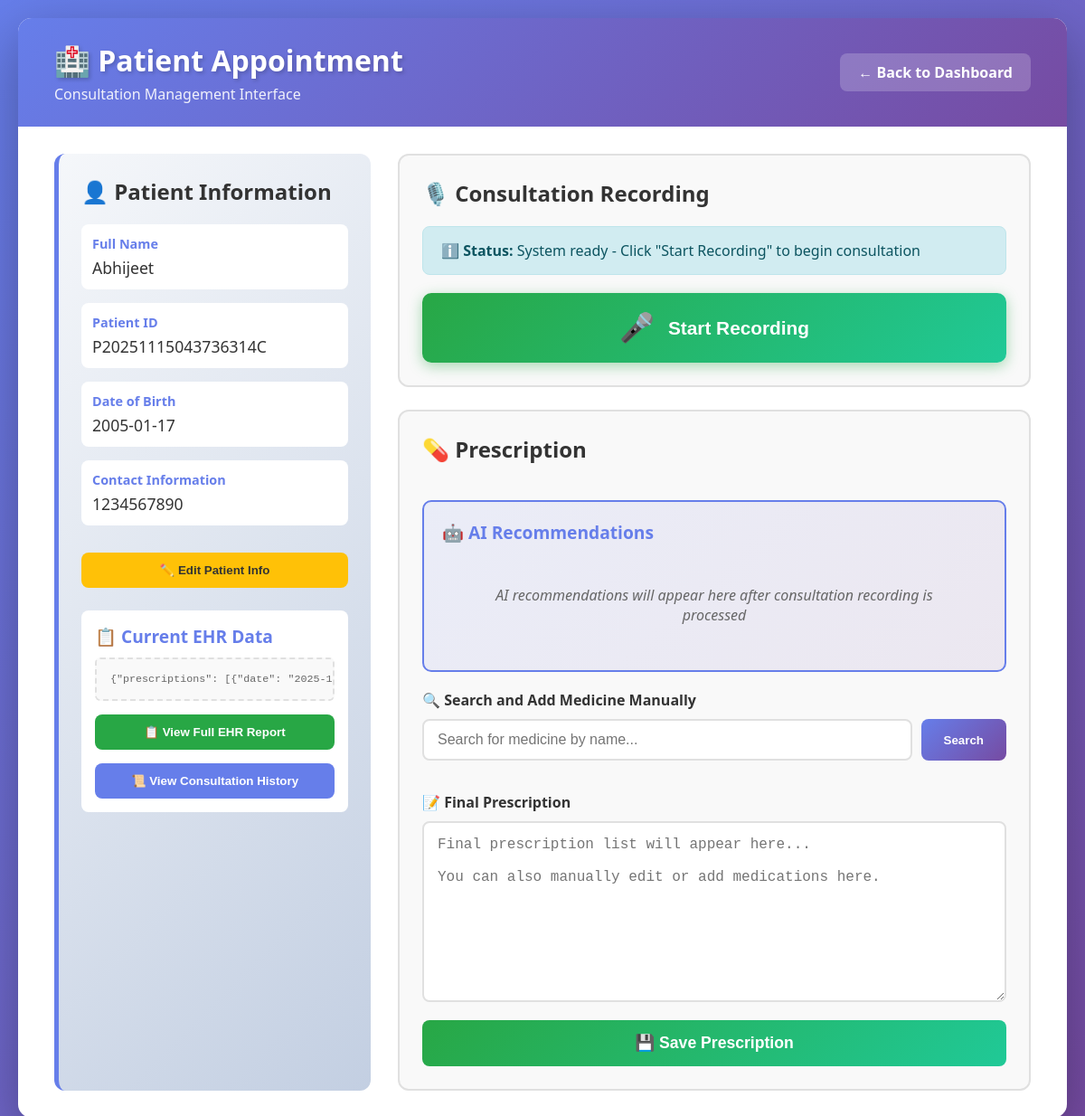
/appointment/P20251115043736314C, run on the app's committed database.
### tables this page shows
CREATE TABLE patients (
                    patient_id TEXT PRIMARY KEY,
                    full_name TEXT NOT NULL,
                    date_of_birth TEXT,
                    contact_info TEXT,
                    ehr_data TEXT NOT NULL DEFAULT '{}'
                , gender TEXT, insurance_info TEXT);

### app.py (the view)
@app.route('/appointment/<patient_id>')
def appointment(patient_id):
    logger.info(f"Loading appointment screen for patient: {patient_id}")
    patient = get_db().get_patient(patient_id)
    if not patient:
        logger.warning(f"Patient not found: {patient_id}")
        flash(f'Patient with ID {patient_id} not found.', 'error')
        return redirect(url_for('dashboard'))
    logger.info(f"Loaded appointment for: {patient['full_name']} (ID: {patient_id})")
    return render_template('appointment.html', patient=patient)

### app.py (called while the page is built)
def get_db():
    return MedicineDatabase('pharmacy.db')

### modules/database_module.py (called while the page is built)
    def _create_tables(self):
        try:
            cursor = self.connection.cursor()
            cursor.execute('''
                CREATE TABLE IF NOT EXISTS medicines (
                    id INTEGER PRIMARY KEY AUTOINCREMENT,
                    name TEXT UNIQUE NOT NULL,
                    description TEXT,
                    stock_level INTEGER NOT NULL DEFAULT 0,
                    prescription_frequency INTEGER NOT NULL DEFAULT 0
                )
            ''')
            self.connection.commit()
            logger.info("✓ Medicines table ready")
        except sqlite3.Error as e:
            logger.error(f"Error creating tables: {e}")
            raise

    def _create_patients_table(self):
        try:
            cursor = self.connection.cursor()
            cursor.execute('''
                CREATE TABLE IF NOT EXISTS patients (
                    patient_id TEXT PRIMARY KEY,
                    full_name TEXT NOT NULL,
                    date_of_birth TEXT,
                    contact_info TEXT,
                    gender TEXT,
                    insurance_info TEXT,
                    ehr_data TEXT NOT NULL DEFAULT '{}'
                )
            ''')
            self.connection.commit()
            logger.info("✓ Patients table ready")
            self._add_missing_patient_columns()
        except sqlite3.Error as e:
            logger.error(f"Error creating patients table: {e}")
            raise

    def _add_missing_patient_columns(self):
        try:
            cursor = self.connection.cursor()
            cursor.execute("PRAGMA table_info(patients)")
            columns = [column[1] for column in cursor.fetchall()]
            if 'gender' not in columns:
                cursor.execute('ALTER TABLE patients ADD COLUMN gender TEXT')
                logger.info("✓ Added 'gender' column to patients table")
            if 'insurance_info' not in columns:
                cursor.execute('ALTER TABLE patients ADD COLUMN insurance_info TEXT')
                logger.info("✓ Added 'insurance_info' column to patients table")
            self.connection.commit()
        except sqlite3.Error as e:
            logger.error(f"Error adding missing columns: {e}")

### templates/appointment.html (shortened to what this page needs)
<!DOCTYPE html>
<html lang="en">
<head>
</head>
<body>
    <div class="container">
        <div class="header">
            <div class="header-left">
                <h1>🏥 Patient Appointment</h1>
                <p>Consultation Management Interface</p>
            </div>
            <a href="/" class="back-link">Back to Dashboard</a>
        </div>
        <div class="content">
            <div class="layout">
                <div class="patient-info-section">
                    <h2 class="section-title">👤 Patient Information</h2>
                    <div class="patient-detail">
                        <label>Full Name</label>
                        <div class="patient-detail-value" id="patient-name">{{ patient.full_name }}</div>
                    </div>
                    <div class="patient-detail">
                        <label>Patient ID</label>
                        <div class="patient-detail-value">{{ patient.patient_id }}</div>
                    </div>
                    {% if patient.date_of_birth %}
                    <div class="patient-detail">
                        <label>Date of Birth</label>
                        <div class="patient-detail-value" id="patient-dob">{{ patient.date_of_birth }}</div>
                    </div>
                    {% else %}
                    <div class="patient-detail">
                        <label>Date of Birth</label>
                        <div class="patient-detail-value" id="patient-dob" style="color: #999; font-style: italic;">Not provided</div>
                    </div>
                    {% endif %}
                    {% if patient.contact_info %}
                    <div class="patient-detail">
                        <label>Contact Information</label>
                        <div class="patient-detail-value" id="patient-contact">{{ patient.contact_info }}</div>
                    </div>
                    {% else %}
                    <div class="patient-detail">
                        <label>Contact Information</label>
                        <div class="patient-detail-value" id="patient-contact" style="color: #999; font-style: italic;">Not provided</div>
                    </div>
                    {% endif %}
                    <button
                        id="btn-edit-patient"
                        style="margin-top: 15px; width: 100%; padding: 12px; background: #ffc107; color: #333; border: none; border-radius: 8px; font-weight: bold; cursor: pointer; transition: transform 0.2s;"
                        onmouseover="this.style.transform='translateY(-2px)'"
                        onmouseout="this.style.transform='translateY(0)'"
                    >
                        ✏️ Edit Patient Info
                    </button>
                    <div class="ehr-data-section">
                        <h3>📋 Current EHR Data</h3>
                        <div class="ehr-content">
                            {% if patient.ehr_data and patient.ehr_data != '{}' %}
                                <pre>{{ patient.ehr_data }}</pre>
                            {% else %}
                                <div class="ehr-empty">No EHR data recorded yet</div>
                            {% endif %}
                        </div>
                        <button
                            id="btn-view-ehr"
                            onclick="window.location.href='/ehr_report/{{ patient.patient_id }}'"
                            style="margin-top: 15px; width: 100%; padding: 12px; background: #28a745; color: white; border: none; border-radius: 8px; font-weight: bold; cursor: pointer; transition: transform 0.2s;"
                            onmouseover="this.style.transform='translateY(-2px)'"
                            onmouseout="this.style.transform='translateY(0)'"
                        >
                            📋 View Full EHR Report
                        </button>
                        <button
                            id="btn-view-history"
                            style="margin-top: 15px; width: 100%; padding: 12px; background: #667eea; color: white; border: none; border-radius: 8px; font-weight: bold; cursor: pointer; transition: transform 0.2s;"
                            onmouseover="this.style.transform='translateY(-2px)'"
                            onmouseout="this.style.transform='translateY(0)'"
                        >
                            📜 View Consultation History
                        </button>
                    </div>
                </div>
                <div class="main-section">
                    <div class="card">
                        <h2 class="section-title">🎙️ Consultation Recording</h2>
                        <div id="status-message" class="alert alert-info">
                            <strong>ℹ️ Status:</strong> <span id="recording-status">Ready to start consultation</span>
                        </div>
                        <div class="consultation-controls">
                            <button
                                id="btn-start-recording"
                                class="recording-btn btn-start-recording"
                                disabled
                            >
                                <span class="btn-icon">🎤</span>
                                <span>Start Recording</span>
                            </button>
                        </div>
                    </div>
                    <div class="card prescription-section">
                        <h2 class="section-title">💊 Prescription</h2>
                        <div class="ai-recommendations">
                            <h3>🤖 AI Recommendations</h3>
                            <div class="ai-recommendations-content" id="ai-recommendations">
                                AI recommendations will appear here after consultation recording is processed
                            </div>
                        </div>
                        <div>
                            <label style="display: block; margin-bottom: 10px; font-weight: bold; color: #333;">
                                🔍 Search and Add Medicine Manually
                            </label>
                            <div class="manual-search">
                                <input
                                    type="text"
                                    class="search-input"
                                    placeholder="Search for medicine by name..."
                                    id="medicine-search"
                                >
                                <button class="btn-search" id="btn-search-medicine">Search</button>
                            </div>
                        </div>
                        <div>
                            <label style="display: block; margin-bottom: 10px; font-weight: bold; color: #333;">
                                📝 Final Prescription
                            </label>
                            <textarea
                                class="prescription-area"
                                placeholder="Final prescription list will appear here...&#10;&#10;You can also manually edit or add medications here."
                                id="prescription-text"
                            ></textarea>
                            <button
                                id="btn-save-prescription"
                                style="margin-top: 15px; width: 100%; padding: 15px; background: linear-gradient(135deg, #28a745 0%, #20c997 100%); color: white; border: none; border-radius: 8px; font-size: 1.1em; font-weight: bold; cursor: pointer; transition: transform 0.2s;"
                                onmouseover="this.style.transform='translateY(-2px)'"
                                onmouseout="this.style.transform='translateY(0)'"
                            >
                                💾 Save Prescription
                            </button>
                        </div>
                    </div>
                </div>
            </div>
        </div>
    </div>
</body>
</html>

### templates/appointment.html (style rules this page uses)
* { margin: 0; padding: 0; box-sizing: border-box; }
body { font-family: 'Segoe UI', Tahoma, Geneva, Verdana, sans-serif; background: linear-gradient(135deg, #667eea 0%, #764ba2 100%); min-height: 100vh; padding: 20px; }
.container { max-width: 1400px; margin: 0 auto; background: white; border-radius: 15px; box-shadow: 0 20px 60px rgba(0, 0, 0, 0.3); overflow: hidden; }
.header { background: linear-gradient(135deg, #667eea 0%, #764ba2 100%); color: white; padding: 25px 40px; display: flex; justify-content: space-between; align-items: center; }
.header-left h1 { font-size: 2em; margin-bottom: 5px; text-shadow: 2px 2px 4px rgba(0, 0, 0, 0.2); }
.header-left p { font-size: 1em; opacity: 0.9; }
.back-link { background: rgba(255, 255, 255, 0.2); color: white; padding: 10px 20px; border-radius: 8px; text-decoration: none; font-weight: bold; transition: background 0.2s; }
.back-link::before { content: '← '; }
.content { padding: 30px 40px; }
.layout { display: grid; grid-template-columns: 350px 1fr; gap: 30px; }
.patient-info-section { background: linear-gradient(135deg, #f5f7fa 0%, #c3cfe2 100%); border-radius: 12px; padding: 25px; border-left: 5px solid #667eea; }
.section-title { font-size: 1.5em; color: #333; margin-bottom: 20px; display: flex; align-items: center; gap: 10px; }
.patient-detail { margin-bottom: 15px; padding: 12px; background: white; border-radius: 8px; }
.patient-detail label { display: block; font-weight: bold; color: #667eea; font-size: 0.9em; margin-bottom: 5px; }
.patient-detail-value { color: #333; font-size: 1.1em; }
.ehr-data-section { margin-top: 25px; background: white; border-radius: 8px; padding: 15px; }
.ehr-data-section h3 { color: #667eea; font-size: 1.2em; margin-bottom: 10px; }
.ehr-content { background: #f9f9f9; border: 2px dashed #e0e0e0; border-radius: 6px; padding: 15px; font-family: 'Courier New', monospace; font-size: 0.9em; color: #666; max-height: 300px; overflow-y: auto; }
.main-section { display: flex; flex-direction: column; gap: 25px; }
.card { background: #f9f9f9; border-radius: 12px; padding: 25px; border: 2px solid #e0e0e0; }
.consultation-controls { display: flex; flex-direction: column; gap: 15px; }
.recording-btn { padding: 20px 40px; border: none; border-radius: 10px; font-size: 1.3em; font-weight: bold; cursor: pointer; transition: all 0.3s; display: flex; align-items: center; justify-content: center; gap: 15px; }
.btn-start-recording { background: linear-gradient(135deg, #28a745 0%, #20c997 100%); color: white; box-shadow: 0 4px 15px rgba(40, 167, 69, 0.4); }
.btn-icon { font-size: 1.5em; }
.prescription-section { display: flex; flex-direction: column; gap: 20px; }
.ai-recommendations { background: linear-gradient(135deg, rgba(102, 126, 234, 0.1) 0%, rgba(118, 75, 162, 0.1) 100%); border: 2px solid #667eea; border-radius: 10px; padding: 20px; min-height: 150px; }
.ai-recommendations h3 { color: #667eea; font-size: 1.2em; margin-bottom: 15px; display: flex; align-items: center; gap: 10px; }
.ai-recommendations-content { color: #666; font-style: italic; text-align: center; padding: 30px; }
.manual-search { display: flex; gap: 10px; }
.search-input { flex: 1; padding: 12px 15px; border: 2px solid #e0e0e0; border-radius: 8px; font-size: 1em; transition: border-color 0.3s; }
.btn-search { background: linear-gradient(135deg, #667eea 0%, #764ba2 100%); color: white; padding: 12px 25px; border: none; border-radius: 8px; font-weight: bold; cursor: pointer; transition: transform 0.2s; }
.prescription-area { width: 100%; min-height: 200px; padding: 15px; border: 2px solid #e0e0e0; border-radius: 8px; font-family: 'Courier New', monospace; font-size: 1em; resize: vertical; }
.alert { padding: 15px 20px; border-radius: 8px; margin-bottom: 20px; font-weight: 500; }
.alert-info { background: #d1ecf1; color: #0c5460; border: 1px solid #bee5eb; }

### data on the page
patients: full_name "Abhijeet", patient_id "P20251115043736314C", date_of_birth "2005-01-17", contact_info "1234567890", ehr_data "{\"prescriptions\": [{\"date\":…"
